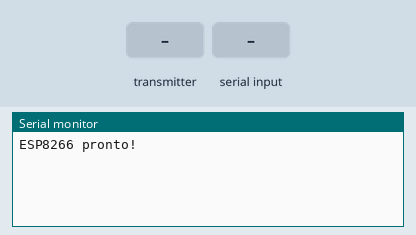
Bench run of a sketch on a simulated ESP8266 (NodeMCU). Parts: the last lines printed to the serial monitor. The test bench sets the inputs (shaded band).

Above: at 1.2 s.
1.3 s: the transmitter starts sending text = 0
At 1.61 s:
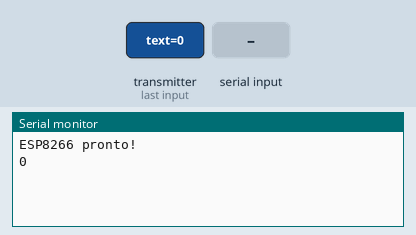
3.3 s: "1\n" received over Serial
At 3.61 s:
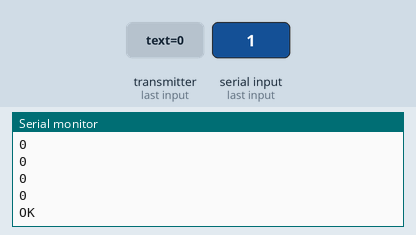

The sketch:

ESP8266.ino
```cpp
#include <ESP8266WiFi.h>
#include <espnow.h>

typedef struct struct_message {
  char text[250];
} struct_message;

struct_message msg;

uint8_t broadcastAddress[] = {0xFF,0xFF,0xFF,0xFF,0xFF,0xFF};

void OnDataSent(uint8_t *mac_addr, uint8_t sendStatus) {
  Serial.println(sendStatus == 0 ? "OK" : "FALHA");
}

void OnDataRecv(uint8_t *mac_addr, uint8_t *incomingData, uint8_t len) {
  memcpy(&msg, incomingData, sizeof(msg));
  Serial.println(msg.text);
}

void setup() {
  Serial.begin(115200);

  WiFi.mode(WIFI_STA);

  if (esp_now_init() != 0) {
    Serial.println("Erro ao iniciar ESP-NOW");
    return;
  }

  esp_now_set_self_role(ESP_NOW_ROLE_COMBO);
  esp_now_register_send_cb(OnDataSent);
  esp_now_register_recv_cb(OnDataRecv);
  esp_now_add_peer(broadcastAddress, ESP_NOW_ROLE_COMBO, 1, NULL, 0);

  Serial.println("ESP8266 pronto!");
}

void loop() {
  if (Serial.available()) {
    String cmd = Serial.readStringUntil('\n');
    cmd.trim();

    if (cmd.length() > 0) {
      cmd.toCharArray(msg.text, sizeof(msg.text));
      esp_now_send(broadcastAddress, (uint8_t*)&msg, sizeof(msg));
    }
  }
}
```

Measured:
- after the input at 1.3 s, the serial monitor: prints a new line at once (image 1)
- after the input at 3.3 s, the serial monitor: prints a new line at once (image 2)
